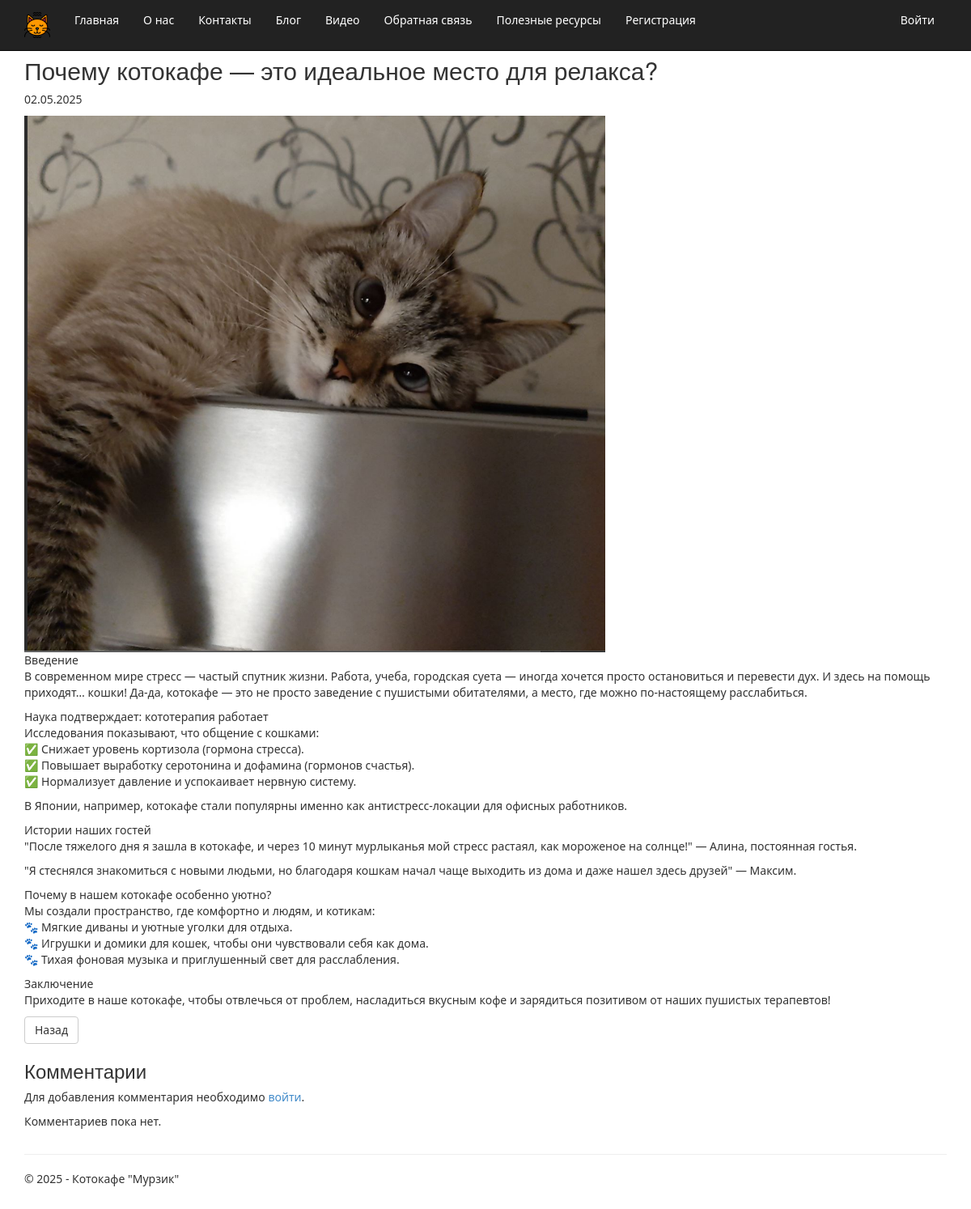
Page /blogpost/9/ on the committed database.
### app/models.py (models this page shows, shortened)
class Blog(models.Model):
    title = models.CharField(max_length=100, unique_for_date="posted", verbose_name="Заголовок")
    description = models.TextField(verbose_name="Краткое содержание")
    content = models.TextField(verbose_name="Полное содержание")
    posted = models.DateTimeField(db_index=True, auto_now_add=True, verbose_name="Опубликована")
    author = models.ForeignKey(User, null=True, blank=True, on_delete=models.SET_NULL, verbose_name="Автор")
    image = models.FileField(upload_to='blog/', default='temp.jpg', verbose_name="Путь к картинке")
    class Meta:
        db_table = "Posts"
        ordering = ["-posted"]
        verbose_name = "статья блога"
        verbose_name_plural = "статьи блога"

### app/views.py (the view)
# urls.py: path('blogpost/<int:post_id>/', views.blogpost, name='blogpost'),
def blogpost(request, post_id):
    post = get_object_or_404(Blog, id=post_id)
    comments = Comment.objects.filter(post=post).exclude(post__title="Video Comments")
    if request.method == "POST":
        form = CommentForm(request.POST)
        if form.is_valid():
            comment = form.save(commit=False)
            comment.author = request.user
            comment.post = post
            comment.save()
            messages.success(request, 'Комментарий добавлен!')
            return redirect('blogpost', post_id=post.id)
    else:
        form = CommentForm()
    return render(
        request,
        'app/blogpost.html',
        {
            'title': post.title,
            'post': post,
            'form': form,
            'comments': comments,
            'year': datetime.now().year,
        }
    )

### app/templates/app/blogpost.html
{% extends "app/layout.html" %}
{% block content %}
<div class="row">
    <div class="col-md-12">
        <h2>{{ post.title }}</h2>
        <p class="date">{{ post.posted|date:"d.m.Y" }}</p>
        {% if post.image %}
            <img src="{{ post.image.url }}" alt="{{ post.title }}" class="img-responsive">
        {% endif %}
        <div class="content">
            {{ post.content|linebreaks }}
        </div>
        <a href="{% url 'blog' %}" class="btn btn-default">Назад</a>
    </div>
</div>
<div class="row">
    <div class="col-md-12">
        <h3>Комментарии</h3>
        {% if user.is_authenticated %}
            <form method="post">
                {% csrf_token %}
                {{ form.as_p }}
                <button type="submit" class="btn btn-primary">Добавить комментарий</button>
            </form>
        {% else %}
            <p>Для добавления комментария необходимо <a href="{% url 'login' %}">войти</a>.</p>
        {% endif %}
        {% if comments %}
            {% for comment in comments %}
                <div class="comment">
                    <h5>{{ comment.author }}</h5>
                    <p class="date">{{ comment.date|date:"d.m.Y H:i" }}</p>
                    <p>{{ comment.text|linebreaks }}</p>
                </div>
            {% endfor %}
        {% else %}
            <p>Комментариев пока нет.</p>
        {% endif %}
    </div>
</div>
{% endblock %}

### app/static/app/content/site.css (style rules this page uses)
body { padding-top: 50px; padding-bottom: 20px; font-family: 'Segoe UI', Tahoma, Geneva, Verdana, sans-serif; }

### rows in the picture
Blog: title "Почему котокафе — это идеальное место для релакса?", posted "02.05.2025", image (picture), content "Введение В современном мире стресс — частый спутник жизни. Работа, учеба, городская суета — иногда хочется просто остановиться и перевести дух. И здесь на помощь приходят… кошки! Да-да, котокафе — это не просто заведение с пушистыми обитателями, а место, где можно по-настоящему расслабиться. Наука подтверждает: кототерапия работает Исследования показывают, что общение с кошками: ✅ Снижает уровень кортизола (гормона стресса). ✅ Повышает выработку серотонина и дофамина (гормонов счастья). ✅ Нормализует давление и успокаивает нервную систему. В Японии, например, котокафе стали популярны именно как антистресс-локации для офисных работников. Истории наших гостей \"После тяжелого дня я зашла в…"
